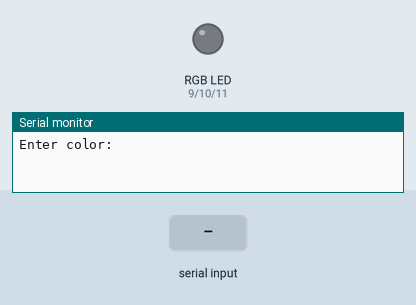
Simulated run of this sketch. Board: Arduino Uno, built with avr-gcc and run on an emulated ATmega328P. Parts: an RGB LED mixed from three pins (HIGH = lit), the last lines printed to the serial monitor. The test bench sets the inputs (shaded band).

Above: at 1.2 s.
1.3 s: "red" received over Serial
At 3.5 s:
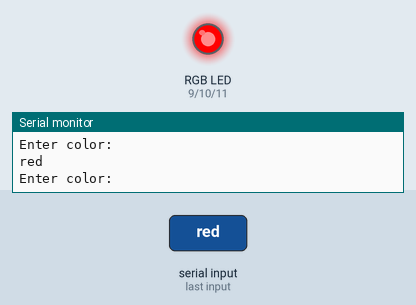
3.8 s: "green" received over Serial
At 5.6 s:
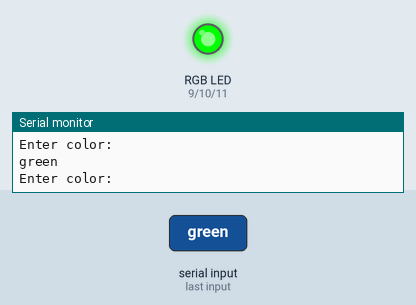
6.3 s: "blue" received over Serial
At 8.5 s:
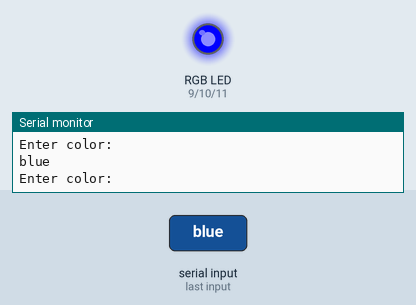
8.8 s: "yellow" received over Serial
At 10.6 s:
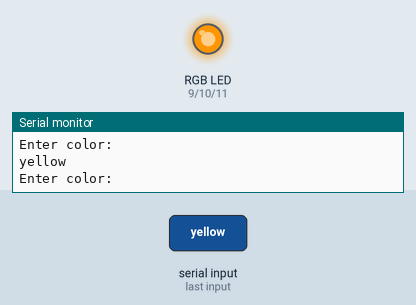
11.3 s: "purple" received over Serial
At 13.5 s:
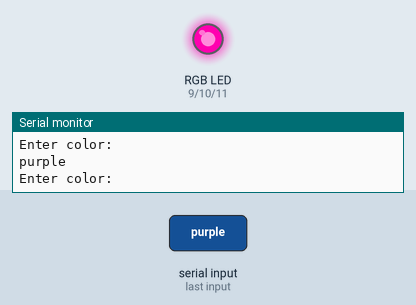
13.8 s: "orange" received over Serial
At 15.6 s:
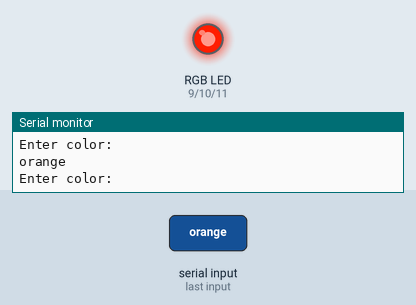
Timing chart, 0 to 17.1 s (numbered marks = the images above; inputs shaded):
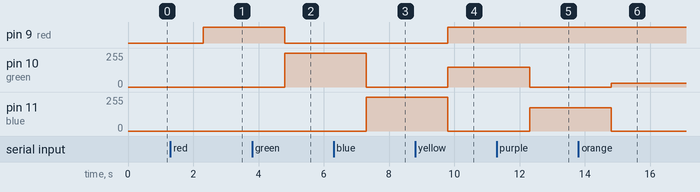

The sketch:

RGB.ino
```cpp
int red = 9;
int green = 10;
int blue = 11;
String myColor;
String msg = "Enter color: ";

void setup() {

  Serial.begin(9600);
  pinMode(red, OUTPUT);
  pinMode(green, OUTPUT);
  pinMode(blue, OUTPUT);

}

void loop() {

  Serial.println(msg);
  while (Serial.available() == 0){

  }
  myColor = Serial.readString();
  Serial.println(myColor);

  if (myColor == "red"){
    digitalWrite(red,HIGH);
    digitalWrite(green,LOW);
    digitalWrite(blue,LOW);
  }
  if (myColor == "green"){
    digitalWrite(red,LOW);
    digitalWrite(green,HIGH);
    digitalWrite(blue,LOW);
  }
   if (myColor == "blue"){
    digitalWrite(red,LOW);
    digitalWrite(green,LOW);
    digitalWrite(blue,HIGH);
  }
  if (myColor == "yellow"){
    analogWrite(red,255);
    analogWrite(green,150);
    analogWrite(blue,0);
  }
  if (myColor == "purple"){
    analogWrite(red,255);
    analogWrite(green,0);
    analogWrite(blue,175);
  }
  if (myColor == "orange"){
    analogWrite(red,255);
    analogWrite(green,30);
    analogWrite(blue,0);
  }
  if (myColor == "pink"){
    analogWrite(red,255);
    analogWrite(green,0);
    analogWrite(blue,30);
  }
  if (myColor == "white"){
    digitalWrite(red,HIGH);
    digitalWrite(green,HIGH);
    digitalWrite(blue,HIGH);
  }
  if (myColor == "off"){
    digitalWrite(red,LOW);
    digitalWrite(green,LOW);
    digitalWrite(blue,LOW);
  }

}
```

Measured:
- after the input at 1.3 s, pin 9 (red): LOW → HIGH after 1.0 s
- after the input at 3.8 s, pin 9 (red): HIGH → LOW after 1.0 s; pin 10 (green): 0/255 → 255/255 after 1.0 s
- after the input at 6.3 s, pin 10 (green): 255/255 → 0/255 after 1.0 s; pin 11 (blue): 0/255 → 255/255 after 1.0 s
- after the input at 8.8 s, pin 9 (red): LOW → HIGH after 1.0 s; pin 10 (green): 0/255 → 150/255 after 1.0 s; pin 11 (blue): 255/255 → 0/255 after 1.0 s
- after the input at 11.3 s, pin 10 (green): 150/255 → 0/255 after 1.0 s; pin 11 (blue): 0/255 → 175/255 after 1.0 s
- after the input at 13.8 s, pin 10 (green): 0/255 → 30/255 after 1.0 s; pin 11 (blue): 175/255 → 0/255 after 1.0 s
